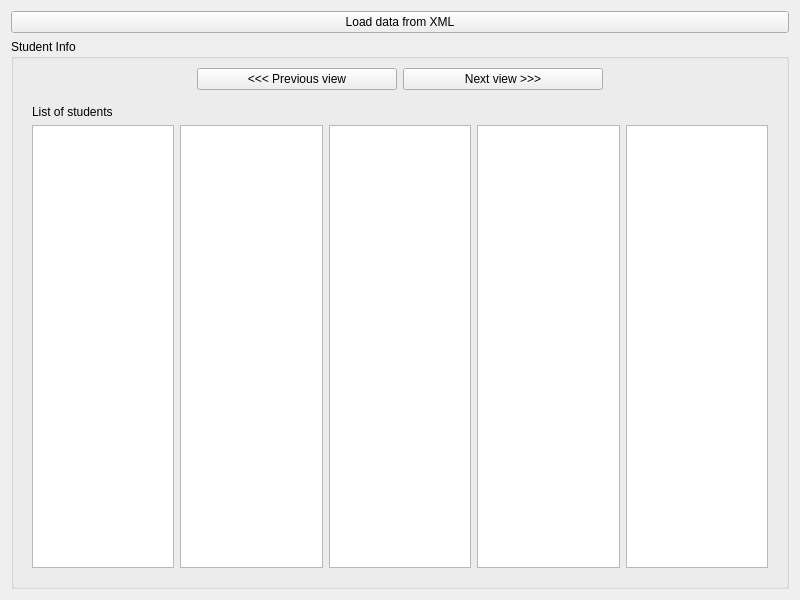
<?xml version="1.0" encoding="UTF-8"?>
<ui version="4.0">
 <class>MainWindow</class>
 <widget class="QWidget" name="MainWindow">
  <property name="geometry">
   <rect>
    <x>0</x>
    <y>0</y>
    <width>800</width>
    <height>600</height>
   </rect>
  </property>
  <property name="windowTitle">
   <string>MainWindow</string>
  </property>
  <layout class="QVBoxLayout" name="verticalLayout">
   <item>
    <widget class="QPushButton" name="pbLoadXML">
     <property name="sizePolicy">
      <sizepolicy hsizetype="MinimumExpanding" vsizetype="Fixed">
       <horstretch>0</horstretch>
       <verstretch>0</verstretch>
      </sizepolicy>
     </property>
     <property name="text">
      <string>Load data from XML</string>
     </property>
    </widget>
   </item>
   <item>
    <widget class="QGroupBox" name="groupBox">
     <property name="sizePolicy">
      <sizepolicy hsizetype="Preferred" vsizetype="Expanding">
       <horstretch>0</horstretch>
       <verstretch>0</verstretch>
      </sizepolicy>
     </property>
     <property name="title">
      <string>Student Info</string>
     </property>
     <layout class="QVBoxLayout" name="verticalLayout_3">
      <item>
       <layout class="QHBoxLayout" name="horizontalLayout_3">
        <item>
         <spacer name="horizontalSpacer">
          <property name="orientation">
           <enum>Qt::Horizontal</enum>
          </property>
          <property name="sizeHint" stdset="0">
           <size>
            <width>40</width>
            <height>20</height>
           </size>
          </property>
         </spacer>
        </item>
        <item>
         <widget class="QPushButton" name="pbPreviousView">
          <property name="minimumSize">
           <size>
            <width>200</width>
            <height>0</height>
           </size>
          </property>
          <property name="text">
           <string>&lt;&lt;&lt; Previous view</string>
          </property>
         </widget>
        </item>
        <item>
         <widget class="QPushButton" name="pbNextView">
          <property name="minimumSize">
           <size>
            <width>200</width>
            <height>0</height>
           </size>
          </property>
          <property name="text">
           <string>Next view &gt;&gt;&gt;</string>
          </property>
         </widget>
        </item>
        <item>
         <spacer name="horizontalSpacer_2">
          <property name="orientation">
           <enum>Qt::Horizontal</enum>
          </property>
          <property name="sizeHint" stdset="0">
           <size>
            <width>40</width>
            <height>20</height>
           </size>
          </property>
         </spacer>
        </item>
       </layout>
      </item>
      <item>
       <widget class="QStackedWidget" name="stackedWidget">
        <property name="currentIndex">
         <number>0</number>
        </property>
        <widget class="QWidget" name="page">
         <layout class="QVBoxLayout" name="verticalLayout_4">
          <item>
           <widget class="QLabel" name="label">
            <property name="text">
             <string>List of students</string>
            </property>
           </widget>
          </item>
          <item>
           <layout class="QHBoxLayout" name="horizontalLayout">
            <item>
             <widget class="QListView" name="lv0">
              <property name="sizePolicy">
               <sizepolicy hsizetype="Expanding" vsizetype="Minimum">
                <horstretch>0</horstretch>
                <verstretch>0</verstretch>
               </sizepolicy>
              </property>
             </widget>
            </item>
            <item>
             <widget class="QListView" name="lv1"/>
            </item>
            <item>
             <widget class="QListView" name="lv2"/>
            </item>
            <item>
             <widget class="QListView" name="lv3"/>
            </item>
            <item>
             <widget class="QListView" name="lv4"/>
            </item>
           </layout>
          </item>
         </layout>
        </widget>
        <widget class="QWidget" name="page_2">
         <layout class="QVBoxLayout" name="verticalLayout_5">
          <item>
           <widget class="QLabel" name="label_3">
            <property name="text">
             <string>Table of students</string>
            </property>
           </widget>
          </item>
          <item>
           <layout class="QHBoxLayout" name="horizontalLayout_2">
            <item>
             <widget class="QTableView" name="tableView"/>
            </item>
           </layout>
          </item>
         </layout>
        </widget>
        <widget class="QWidget" name="page_3">
         <layout class="QVBoxLayout" name="verticalLayout_6">
          <item>
           <widget class="QLabel" name="label_4">
            <property name="text">
             <string>Tree of students</string>
            </property>
           </widget>
          </item>
          <item>
           <widget class="QTreeView" name="treeView"/>
          </item>
         </layout>
        </widget>
       </widget>
      </item>
     </layout>
    </widget>
   </item>
  </layout>
 </widget>
 <resources/>
 <connections/>
</ui>
